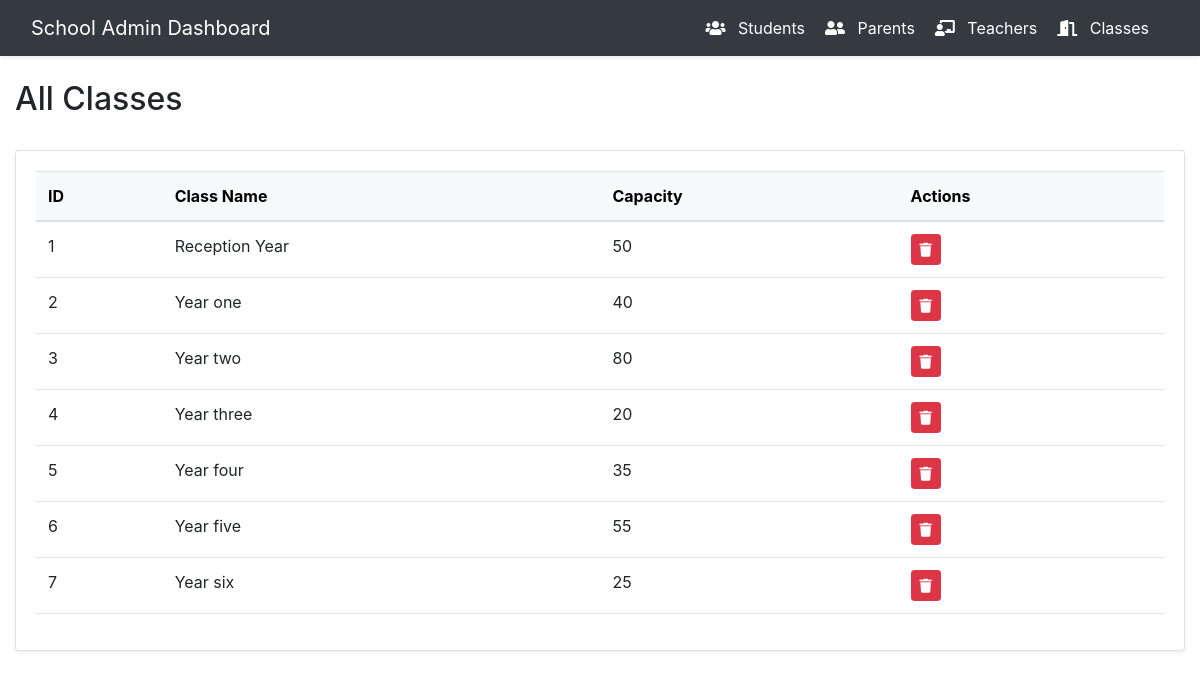
Screenshot of /class.php with the database file from the repository.
### tables this page shows
CREATE TABLE `classes` (
  `ID` int(11) NOT NULL,
  `Class_Name` varchar(255) DEFAULT NULL,
  `Capacity` int(11) DEFAULT NULL
);

### class.php (the view, shortened to what this page needs)
<!DOCTYPE html>
<html lang="en">
<head>
    <link href="https://cdn.jsdelivr.net/npm/bootstrap@5.3.0/dist/css/bootstrap.min.css" rel="stylesheet">
    <link rel="stylesheet" href="https://cdnjs.cloudflare.com/ajax/libs/font-awesome/6.4.0/css/all.min.css">
    <link rel="stylesheet" href="styles.css">
</head>
<body>
<div class="wrapper">
       <?php include'sidebar.php'; ?>
        <div id="content">
            <div class="container-fluid py-4">
                <div id="students-page" class="page-content">
                <div class="d-flex justify-content-between align-items-center mb-4">
    <h2>All Classes</h2>
</div>
<div class="card shadow-sm">
    <div class="card-body">
        <div class="table-responsive">
           <form>
            <table class="table table-hover">
                <thead class="table-light">
                    <tr>
                        <th>ID</th>
                        <th>Class Name</th>
                        <th>Capacity</th>
                        <th>Actions</th>
                    </tr>
                </thead>
                <tbody>
                <?php
                    $dbHost = 'localhost';
                    $dbUsername = 'root';
                    $dbPassword = '';
                    $dbName = 'students';
                    $conn = new mysqli($dbHost, $dbUsername, $dbPassword, $dbName);
                         $query = "SELECT ID, Class_Name, Capacity FROM classes";
                        $result = $conn->query($query);
                        if ($result->num_rows > 0)
                        { while
                                ($row = $result->fetch_assoc()) { echo "
                            <tr>
                            "; echo "
                            <td>" . $row['ID'] . "</td>
                            "; echo "
                            <td>" . $row['Class_Name'] . "</td>
                            "; echo "
                            <td>" . $row['Capacity'] . "</td>
                            ";
                            echo "<td>";
                            echo "<a href='class.php?delete_id=" . $row['ID'] . "' class='btn btn-sm btn-danger'><i class='fas fa-trash'></i></a>";
                            echo "</td>";
                                echo "</tr>";
                            } }
                ?>
                </tbody>
            </table>
            </form>
        </div>
    </div>
 </div>
</body>
</html>

### sidebar.php (shortened to what this page needs)
<!DOCTYPE html>
<html lang="en">
<head>
    <link rel="stylesheet" href="https://maxcdn.bootstrapcdn.com/bootstrap/4.0.0/css/bootstrap.min.css">
    <link rel="stylesheet" href="https://cdnjs.cloudflare.com/ajax/libs/font-awesome/5.15.3/css/all.min.css">
</head>
<body>
    <nav class="navbar navbar-expand-lg navbar-dark bg-dark shadow-sm">
        <div class="container-fluid">
            <a class="navbar-brand" href="#">School Admin Dashboard</a>
            <div class="collapse navbar-collapse" id="navbarSupportedContent">
                <ul class="list-unstyled components d-flex justify-content-end ml-auto">
                    <li class="active">
                        <a href="admin.php" data-page="students" class="text-white py-2">
                            <i class="fas fa-users me-2"></i>
                            <span>Students</span>
                        </a>
                    </li>
                    <li>
                        <a href="parent.php" data-page="parents" class="text-white py-2">
                            <i class="fas fa-user-friends me-2"></i>
                            <span>Parents</span>
                        </a>
                    </li>
                    <li>
                        <a href="teacher.php" data-page="teachers" class="text-white py-2">
                            <i class="fas fa-chalkboard-teacher me-2"></i>
                            <span>Teachers</span>
                        </a>
                    </li>
                    <li>
                        <a href="class.php" data-page="classes" class="text-white py-2">
                            <i class="fas fa-door-open me-2"></i>
                            <span>Classes</span>
                        </a>
                    </li>
                </ul>
            </div>
        </div>
    </nav>
</body>
</html>

### styles.css (style rules this page uses)
body { background-color: #f8f9fa; }

### sidebar.php (style rules this page uses)
.components { list-style: none; margin: 0; padding: 0; }
.components li { margin-right: 20px; }
.components a { text-decoration: none; color: #fff; transition: color 0.2s ease; }

### rows the page displays
classes: ID "1", Class_Name "Reception Year", Capacity "50"
classes: ID "2", Class_Name "Year one", Capacity "40"
classes: ID "3", Class_Name "Year two", Capacity "80"
classes: ID "4", Class_Name "Year three", Capacity "20"
classes: ID "5", Class_Name "Year four", Capacity "35"
classes: ID "6", Class_Name "Year five", Capacity "55"
classes: ID "7", Class_Name "Year six", Capacity "25"
